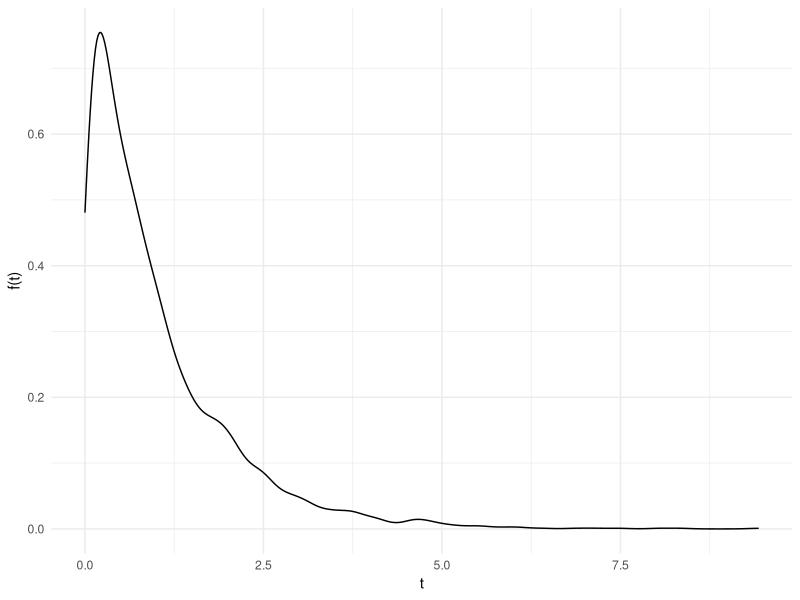

This figure's R source:
## ---- chunk 1
#| echo: FALSE
#| label: fig-plot
#| fig-cap: "Exemplo de uma função de sobrevivência"

x = rexp(3000)
library(ggplot2)

x |> 
  tibble::tibble() |> 
  ggplot(aes(x)) +
  geom_density() +
  labs(x='t', y= 'f(t)') +
  theme_minimal()
  
